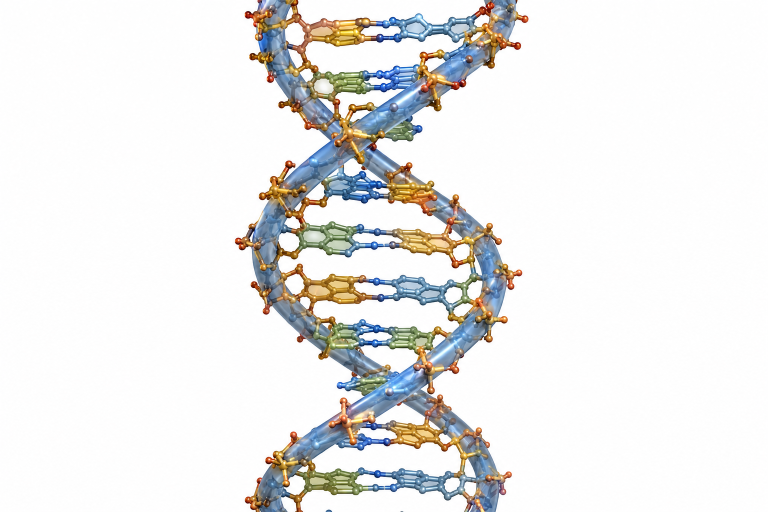
#> input picture blog-assets/dna-tabernacle/dna-double-helix-render.jpg, 1536 x 1024 px (shown at 1/2 size)
$ python generate-sacred-geometry-video.py
#> lines starting #> are read from the running program, lines starting #| are printed output that depends on the picture
#!/usr/bin/env python3
"""Generate a sacred-geometry montage video (Dearing Wang style) for 2-22 Church.

Opens with the site logo, then fast-cut scenes with text overlays using
Decagon DNA / Tabernacle assets. Output: blog-assets/dna-tabernacle/sacred-geometry-dna.mp4
"""

from __future__ import annotations

import math
import subprocess
import textwrap
from pathlib import Path

from PIL import Image, ImageDraw, ImageFont, ImageFilter, ImageOps

ROOT = Path(__file__).resolve().parent.parent
FONTS = Path(__file__).resolve().parent / "fonts"
OUT_DIR = ROOT / "blog-assets" / "dna-tabernacle"
BUILD = ROOT / "scripts" / ".video-build"
OUTPUT = OUT_DIR / "sacred-geometry-dna.mp4"

W, H = 1920, 1080
FPS = 30

BG_DARK = (13, 23, 31)       # --gold-dark
BG_NAVY = (23, 42, 54)       # --gold (brand ink)
GOLD = (201, 169, 110)       # readable gold on dark
IVORY = (234, 241, 244)
WHITE = (255, 255, 255)
MUTED = (119, 129, 135)


def font(size: int, weight: str = "regular") -> ImageFont.FreeTypeFont:
    name = {
        "light": "Poppins-Light.ttf",
        "regular": "Poppins-Regular.ttf",
        "medium": "Poppins-Medium.ttf",
        "bold": "Poppins-Bold.ttf",
    }[weight]
    return ImageFont.truetype(str(FONTS / name), size)


def load_image(path: Path) -> Image.Image:
    if path.suffix.lower() == ".svg":
        tmp = BUILD / f"{path.stem}.png"
        tmp.parent.mkdir(parents=True, exist_ok=True)
        subprocess.run(
            [
                "ffmpeg", "-y", "-i", str(path),
                "-vf", f"scale={W}:{H}:force_original_aspect_ratio=decrease,pad={W}:{H}:(ow-iw)/2:(oh-ih)/2:white",
                str(tmp),
            ],
            check=True,
            capture_output=True,
        )
        return Image.open(tmp).convert("RGB")
    img = Image.open(path).convert("RGB")
    return ImageOps.fit(img, (W, H), method=Image.Resampling.LANCZOS, centering=(0.5, 0.5))


def darken(img: Image.Image, factor: float = 0.55) -> Image.Image:
    overlay = Image.new("RGB", img.size, BG_DARK)
    return Image.blend(img, overlay, factor)


def draw_centered_text(
    draw: ImageDraw.ImageDraw,
    lines: list[str],
    y_start: int,
    fnt: ImageFont.FreeTypeFont,
    fill: tuple[int, int, int],
    line_gap: int = 12,
) -> int:
    sizes = [draw.textbbox((0, 0), line, font=fnt) for line in lines]
    heights = [bb[3] - bb[1] for bb in sizes]
    total = sum(heights) + line_gap * (len(lines) - 1)
    y = y_start - total // 2
    for line, h in zip(lines, heights):
        bb = draw.textbbox((0, 0), line, font=fnt)
        tw = bb[2] - bb[0]
        draw.text(((W - tw) // 2, y), line, font=fnt, fill=fill)
        y += h + line_gap
    return y


def wrap_text(text: str, width: int = 28) -> list[str]:
    return textwrap.wrap(text, width=width) or [text]


def make_text_card(
    lines: list[str],
    subtitle: str | None = None,
    bg: tuple[int, int, int] = BG_DARK,
) -> Image.Image:
    img = Image.new("RGB", (W, H), bg)
    draw = ImageDraw.Draw(img)
    title_font = font(64, "light")
    sub_font = font(28, "regular")
    draw_centered_text(draw, lines, H // 2 - (20 if subtitle else 0), title_font, IVORY)
    if subtitle:
        bb = draw.textbbox((0, 0), subtitle, font=sub_font)
        tw = bb[2] - bb[0]
        draw.text(((W - tw) // 2, H // 2 + 60), subtitle, font=sub_font, fill=GOLD)
    return img


def make_scene(
    background: Image.Image,
    title: str,
    subtitle: str | None = None,
    label: str | None = None,
) -> Image.Image:
    base = darken(background, 0.45)
    overlay = Image.new("RGBA", (W, H), (0, 0, 0, 0))
    draw = ImageDraw.Draw(overlay)

    # bottom gradient scrim
    for i in range(H // 2):
        alpha = int(180 * (i / (H // 2)) ** 1.4)
        draw.line([(0, H - i - 1), (W, H - i - 1)], fill=(13, 23, 31, alpha))

    title_font = font(52, "medium")
    sub_font = font(26, "light")
    label_font = font(18, "regular")

    title_lines = wrap_text(title, 22)
    y = H - 180
    for line in reversed(title_lines):
        bb = draw.textbbox((0, 0), line, font=title_font)
        tw = bb[2] - bb[0]
        th = bb[3] - bb[1]
        draw.text(((W - tw) // 2, y - th), line, font=title_font, fill=(*WHITE, 255))
        y -= th + 8

    if subtitle:
        bb = draw.textbbox((0, 0), subtitle, font=sub_font)
        tw = bb[2] - bb[0]
        draw.text(((W - tw) // 2, H - 110), subtitle, font=sub_font, fill=(*GOLD, 255))

    if label:
        draw.text((48, 48), label, font=label_font, fill=(*IVORY, 200))

    return Image.alpha_composite(base.convert("RGBA"), overlay).convert("RGB")


# [35 lines left out: functions make_logo_intro, make_end_card, not called in this run]


def save_frame(img: Image.Image, path: Path) -> None:
    path.parent.mkdir(parents=True, exist_ok=True)
    img.save(path, quality=95)


# [116 lines left out: functions render_clip, render_logo_fade, build_ambient_audio, concat_with_xfade, mux_audio, not called in this run]


def main() -> None:
    BUILD.mkdir(parents=True, exist_ok=True)
    OUT_DIR.mkdir(parents=True, exist_ok=True)
    assets = ROOT / "blog-assets" / "dna-tabernacle"

    scenes: list[tuple[Image.Image, float, bool]] = []

    # Logo intro handled separately
    scenes.append((
        make_text_card(
            ["This video is about you"],
            subtitle="and your place before the Creator of Scripture",
        ),
        3.2,
        False,
    ))
#> in make_text_card, `img = Image.new("RGB", (W, H), bg)`:
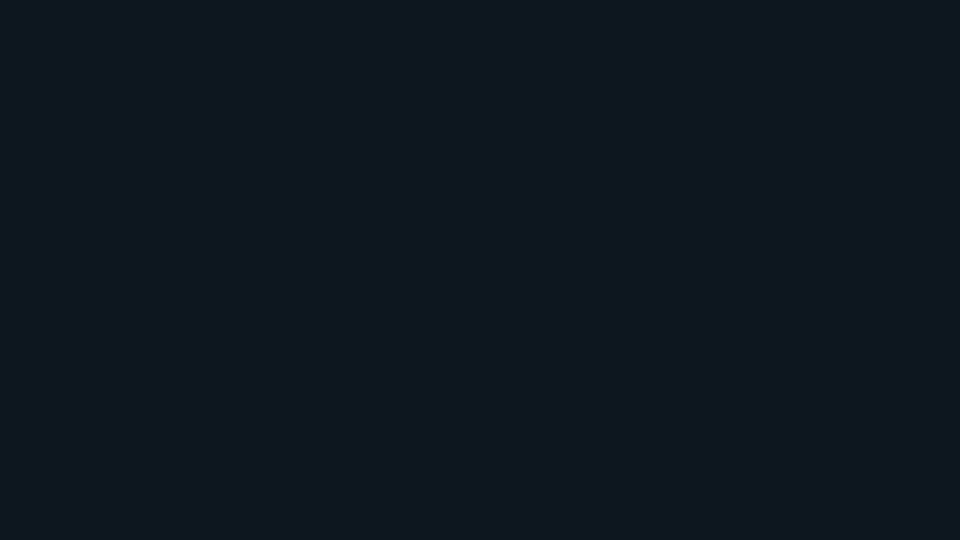
#> img: PIL image 1920x1080 RGB (shown at 1/2 size); mean R, G, B 13, 23, 31
#> in make_text_card, `bb = draw.textbbox((0, 0), subtitle, font=sub_font)`: bb = (0, 5, 648, 32)
#> in make_text_card, `tw = bb[2] - bb[0]`: tw = 648
    scenes.append((
        make_text_card(
            ["A Geometric Code"],
            subtitle="connecting Sinai, the genome, and the God of the Bible",
        ),
        2.8,
        False,
    ))
    scenes.append((
        make_scene(
            load_image(assets / "dna-double-helix-render.jpg"),
            "Golden ratio φ",
            "written into life by the Creator's measure",
            "Genesis 1 · He formed man",
        ),
        3.5,
        True,
    ))
#> in load_image, img is the input picture: PIL image 1536x1024 RGB; mean R, G, B 235, 234.6, 233.5
#> in make_scene, `overlay = Image.new("RGBA", (W, H), (0, 0, 0, 0))`: overlay: PIL image 1920x1080 RGBA; every value is 0
#> the loop in make_scene, `for line in reversed(title_lines):` made 1 pass
#> (bb, tw, th, y) on pass 1: ((0, 15, 363, 55), 363, 40, 852)
#> after the loop in make_scene, `for line in reversed(title_lines):`: y = 852
#> in make_scene, `bb = draw.textbbox((0, 0), subtitle, font=sub_font)`: bb = (0, 7, 520, 35)
#> in make_scene, `tw = bb[2] - bb[0]`: tw = 520
    scenes.append((
        make_scene(
            load_image(assets / "tabernacle-decagon-topview-tribes.jpg"),
            "Ten-fold symmetry",
            "the pattern God gave Moses on the mount",
            "~1400 BC · Exodus 25",
        ),
        3.5,
        True,
    ))
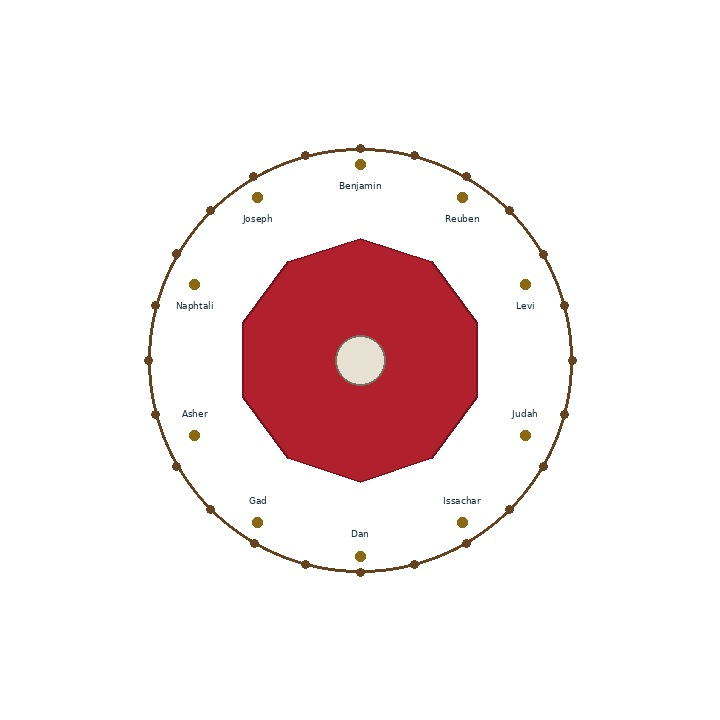
#> input picture blog-assets/dna-tabernacle/tabernacle-decagon-topview-tribes.jpg, 720 x 720 px
#> in load_image, img is the input picture: PIL image 720x720 RGB; mean R, G, B 246.2, 234.2, 234.7
#> call 2 of darken, with factor = 0.45
#> in darken (call 2), `return Image.blend(img, overlay, factor)`:
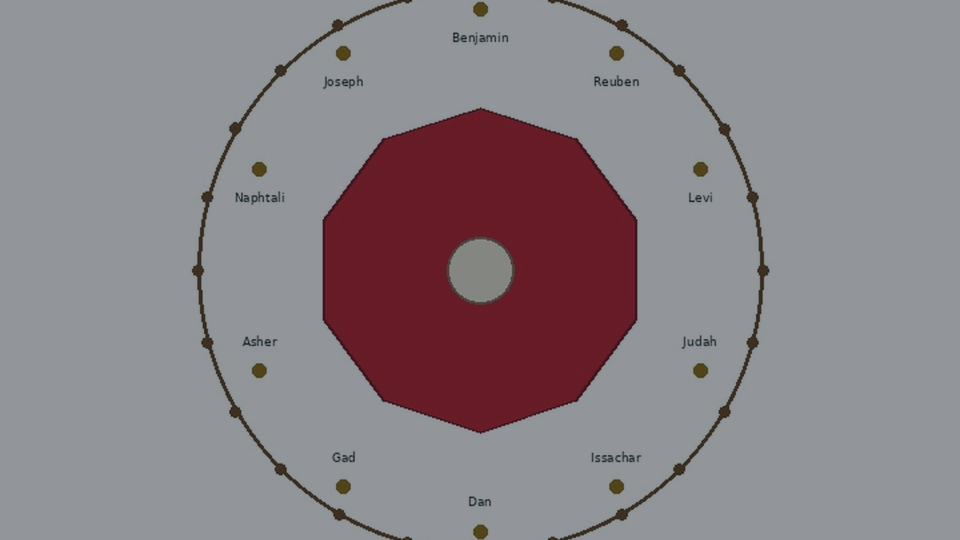
#> returned value: PIL image 1920x1080 RGB (shown at 1/2 size); mean R, G, B 137.5, 129.9, 134.4
#> the loop in make_scene (call 2), `for line in reversed(title_lines):` made 1 pass
#> (bb, tw, th, y) on pass 1: ((0, 15, 506, 69), 506, 54, 838)
    scenes.append((
        make_scene(
            load_image(assets / "topview-tabernacle-dna-compare.jpg"),
            "As above · so below",
            "God's dwelling · the cell He formed",
        ),
        4.0,
        True,
    ))
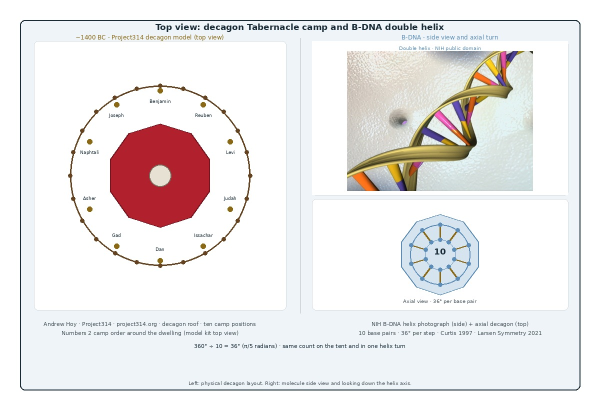
#> input picture blog-assets/dna-tabernacle/topview-tabernacle-dna-compare.jpg, 1200 x 820 px (shown at 1/2 size)
#> in load_image, img is the input picture: PIL image 1200x820 RGB; mean R, G, B 236.2, 233.3, 233.5
#> in load_image (call 3), `return ImageOps.fit(img, (W, H), method=Image.Resampling.LANCZOS, cent..`:
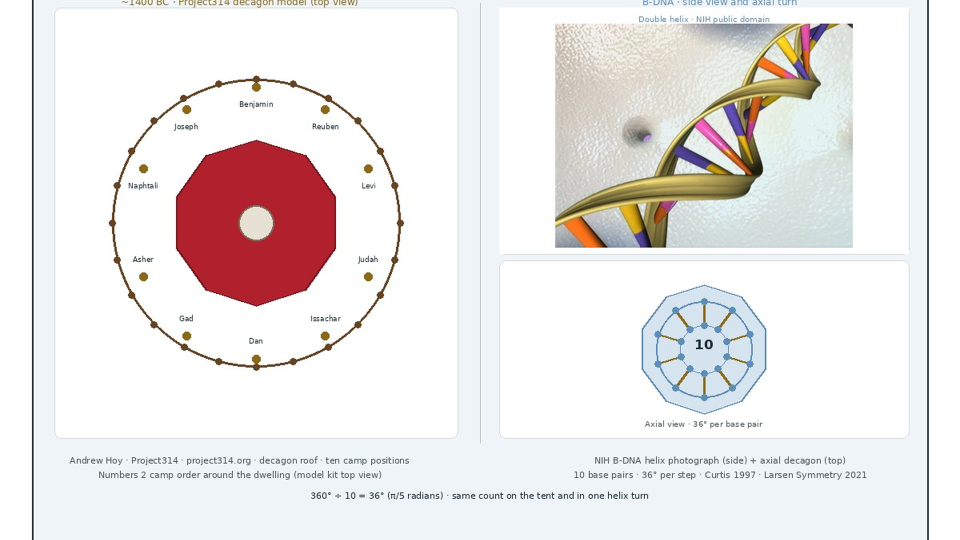
#> returned value: PIL image 1920x1080 RGB (shown at 1/2 size); mean R, G, B 235.8, 231.6, 231.4
#> call 3 of make_scene, with title = 'As above · so below', subtitle = "God's dwelling · the cell He formed"
#> call 3 of darken, with factor = 0.45
#> in darken (call 3), `return Image.blend(img, overlay, factor)`:
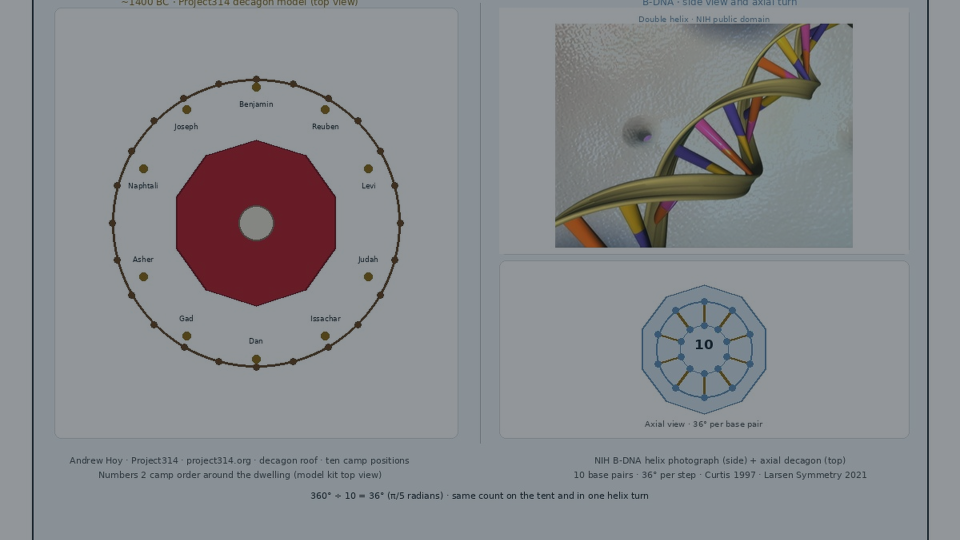
#> returned value: PIL image 1920x1080 RGB (shown at 1/2 size); mean R, G, B 135.3, 137.2, 140.9
#> the loop in make_scene (call 3), `for line in reversed(title_lines):` made 1 pass
#> (bb, tw, th, y) on pass 1: ((0, 17, 515, 55), 515, 38, 854)
#> after the loop in make_scene (call 3), `for line in reversed(title_lines):`: y = 854
#> in make_scene (call 3), `bb = draw.textbbox((0, 0), subtitle, font=sub_font)`: bb = (0, 7, 441, 35)
#> in make_scene (call 3), `tw = bb[2] - bb[0]`: tw = 441
#> in make_scene (call 3), `return Image.alpha_composite(base.convert("RGBA"), overlay).convert("R..`:
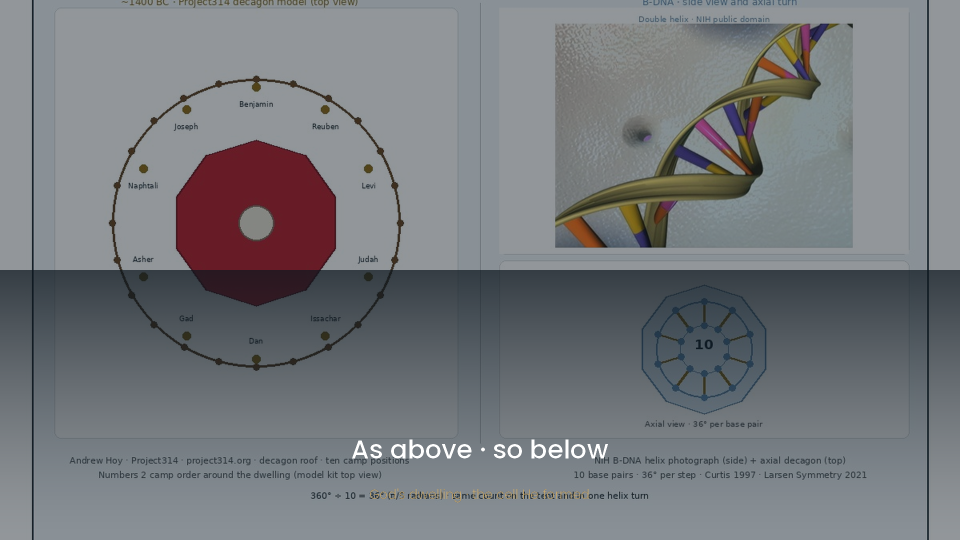
#> returned value: PIL image 1920x1080 RGB (shown at 1/2 size); mean R, G, B 117.4, 120.2, 124.3
    scenes.append((
        make_scene(
            load_image(ROOT / "dna-tabernacle-pi-314.svg"),
            "314 cubits",
            "π in the curtains the LORD commanded Moses",
            "Exodus 26 · Project314",
        ),
        3.5,
        True,
    ))
    scenes.append((
        make_scene(
            load_image(ROOT / "dna-tabernacle-three-scales.svg"),
            "Pattern · Tent · Helix",
            "one Author · three scales of one dwelling",
        ),
        3.5,
        True,
    ))
    scenes.append((
        make_scene(
            load_image(ROOT / "dna-tabernacle-tenfold.svg"),
            "Ten pentagons about a decagon",
            "design in the molecule that stores life's text",
            "Curtis 1997 · Larsen 2021",
        ),
        3.8,
        True,
    ))
    scenes.append((
        make_scene(
            load_image(assets / "dna-cymatics-spectrum.jpg"),
            "Witness the beauty of sound",
            "frequency and form before the Creator",
        ),
        3.5,
        True,
    ))
    scenes.append((
        make_scene(
            load_image(assets / "cell-nucleus-cross-section.jpg"),
            "Your body is the temple",
            "of the Holy Spirit · 1 Corinthians 6:19",
        ),
        4.0,
        True,
    ))
    scenes.append((
        make_scene(
            load_image(assets / "tabernacle-wilderness-court.jpg"),
            "The Word tabernacled among us",
            "the Creator drew near · John 1:14",
        ),
        3.5,
        True,
    ))
    scenes.append((make_end_card(), 5.0, False))

    print("Rendering logo intro…")
    logo_clip = render_logo_fade(4.0)

    print("Rendering scene clips…")
    clip_paths: list[tuple[Path, float]] = [(logo_clip, 4.0)]
    for i, (img, dur, zoom) in enumerate(scenes):
        print(f"  scene {i + 1}/{len(scenes)} ({dur}s)")
        clip_paths.append((render_clip(f"scene_{i:02d}", img, dur, zoom=zoom), dur))

    total_dur = sum(d for _, d in clip_paths) - 0.45 * (len(clip_paths) - 1)
    print(f"Concatenating {len(clip_paths)} clips (~{total_dur:.1f}s)…")
    montage = concat_with_xfade(clip_paths, xfade=0.45)

    audio_path = BUILD / "ambient.aac"
    print("Generating ambient audio…")
    build_ambient_audio(total_dur + 0.5, audio_path)

    print(f"Writing {OUTPUT}…")
    mux_audio(montage, audio_path, OUTPUT)

    size_mb = OUTPUT.stat().st_size / (1024 * 1024)
    print(f"Done: {OUTPUT} ({size_mb:.1f} MB, ~{total_dur:.0f}s)")


if __name__ == "__main__":
#> (the run stopped early here; a loop or call above may not have finished)
